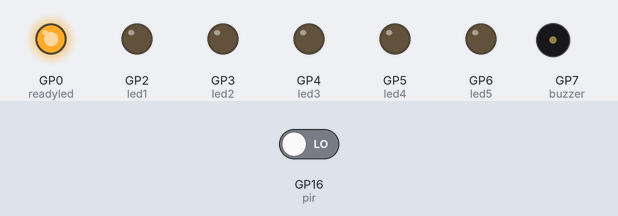
Recording of a program running on a simulated Raspberry Pi Pico running MicroPython. Shown: output pins drawn as LEDs (lit = HIGH), buzzer (waves = sounding, pin HIGH). Inputs (shaded band) come from the test bench; at power-on: GP16 (pir) LOW.

Above: at 1.2 s.
1.3 s: GP16 (pir) driven HIGH
At 2.1 s:
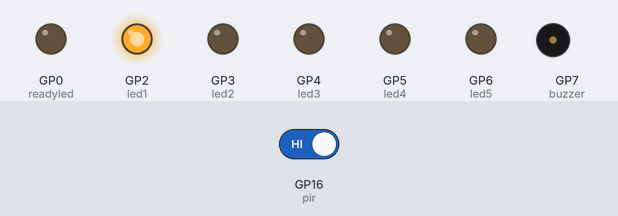
Timing chart, 0 to 4.3 s (numbered marks = the images above; inputs shaded):
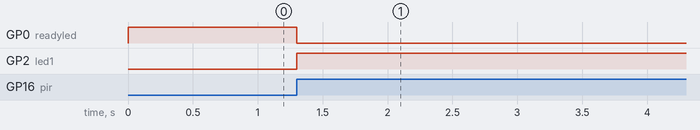

The program:

MotionSensorGradual.py
```python
import time
from machine import Pin

pir = Pin(16, Pin.IN, Pin.PULL_DOWN)
buzzer = Pin(7, Pin.OUT)
led1 = Pin(2, Pin.OUT)
led2 = Pin(3, Pin.OUT)
led3 = Pin(4, Pin.OUT)
led4 = Pin(5, Pin.OUT)
led5 = Pin(6, Pin.OUT)
readyled = Pin(0, Pin.OUT)

leds = [led1, led2, led3, led4, led5]

activeleds = 0
counting = False
count = 0

ready = True

for led in leds:
    led.off()


def FourFlash():
    for i in range(4):
        for led in leds:
            led.off()
        buzzer.on()
        time.sleep(0.07)
        buzzer.off()
        time.sleep(0.1)
        for led in leds:
            led.on()
        time.sleep(0.1)
        buzzer.on()
        time.sleep(0.07)
        buzzer.off()
    for led in leds:
        led.off()


while True:
    if pir.value() == 1 and counting == False:
        activeleds += 1
        counting = True
        ready = False
    if activeleds >= 1:
        led1.on()
    if activeleds >= 2:
        led2.on()
    if activeleds >= 3:
        led3.on()
    if activeleds >= 4:
        led4.on()
    if pir.value() == 0 and ready == False:
        ready = True

    if activeleds >= 5:
        FourFlash()
        activeleds = 0

    if counting == True:
        count += 1
        readyled.off()
    if count == 30000:
        count = 0
        counting = False
    if counting == False:
        readyled.on()
```

Measured:
- after the input at 1.3 s, GP0 (readyled): HIGH → LOW at once; GP2 (led1): LOW → HIGH at once
